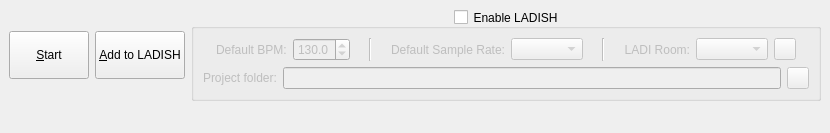
<?xml version="1.0" encoding="UTF-8"?>
<ui version="4.0">
 <class>ClaudiaLauncherApp</class>
 <widget class="QMainWindow" name="ClaudiaLauncherApp">
  <property name="geometry">
   <rect>
    <x>0</x>
    <y>0</y>
    <width>830</width>
    <height>133</height>
   </rect>
  </property>
  <property name="windowTitle">
   <string>Claudia Launcher</string>
  </property>
  <widget class="QWidget" name="centralwidget">
   <layout class="QVBoxLayout" name="verticalLayout_12">
    <item>
     <layout class="QHBoxLayout" name="horizontalLayout_3">
      <item>
       <widget class="QPushButton" name="b_start">
        <property name="minimumSize">
         <size>
          <width>0</width>
          <height>48</height>
         </size>
        </property>
        <property name="text">
         <string>&amp;Start</string>
        </property>
        <property name="icon">
         <iconset resource="../../resources/resources.qrc">
          <normaloff>:/16x16/arrow-right.png</normaloff>:/16x16/arrow-right.png</iconset>
        </property>
       </widget>
      </item>
      <item>
       <widget class="QPushButton" name="b_add">
        <property name="minimumSize">
         <size>
          <width>0</width>
          <height>48</height>
         </size>
        </property>
        <property name="text">
         <string>&amp;Add to LADISH</string>
        </property>
        <property name="icon">
         <iconset resource="../../resources/resources.qrc">
          <normaloff>:/16x16/list-add.png</normaloff>:/16x16/list-add.png</iconset>
        </property>
       </widget>
      </item>
      <item>
       <widget class="QGroupBox" name="groupLADISH">
        <property name="title">
         <string>Enable LADISH</string>
        </property>
        <property name="alignment">
         <set>Qt::AlignCenter</set>
        </property>
        <property name="checkable">
         <bool>true</bool>
        </property>
        <property name="checked">
         <bool>false</bool>
        </property>
        <layout class="QVBoxLayout" name="verticalLayout_24">
         <item>
          <layout class="QHBoxLayout" name="horizontalLayout">
           <item>
            <spacer name="horizontalSpacer_2">
             <property name="orientation">
              <enum>Qt::Horizontal</enum>
             </property>
             <property name="sizeHint" stdset="0">
              <size>
               <width>40</width>
               <height>20</height>
              </size>
             </property>
            </spacer>
           </item>
           <item>
            <widget class="QLabel" name="label">
             <property name="text">
              <string>Default BPM:</string>
             </property>
            </widget>
           </item>
           <item>
            <widget class="QDoubleSpinBox" name="sb_bpm">
             <property name="decimals">
              <number>1</number>
             </property>
             <property name="maximum">
              <double>999.000000000000000</double>
             </property>
             <property name="value">
              <double>130.000000000000000</double>
             </property>
            </widget>
           </item>
           <item>
            <spacer name="horizontalSpacer_3">
             <property name="orientation">
              <enum>Qt::Horizontal</enum>
             </property>
             <property name="sizeHint" stdset="0">
              <size>
               <width>40</width>
               <height>20</height>
              </size>
             </property>
            </spacer>
           </item>
           <item>
            <widget class="Line" name="line_3">
             <property name="orientation">
              <enum>Qt::Vertical</enum>
             </property>
            </widget>
           </item>
           <item>
            <spacer name="horizontalSpacer_4">
             <property name="orientation">
              <enum>Qt::Horizontal</enum>
             </property>
             <property name="sizeHint" stdset="0">
              <size>
               <width>40</width>
               <height>20</height>
              </size>
             </property>
            </spacer>
           </item>
           <item>
            <widget class="QLabel" name="label_25">
             <property name="text">
              <string>Default Sample Rate:</string>
             </property>
             <property name="alignment">
              <set>Qt::AlignRight|Qt::AlignTrailing|Qt::AlignVCenter</set>
             </property>
            </widget>
           </item>
           <item>
            <widget class="QComboBox" name="co_sample_rate"/>
           </item>
           <item>
            <spacer name="horizontalSpacer">
             <property name="orientation">
              <enum>Qt::Horizontal</enum>
             </property>
             <property name="sizeHint" stdset="0">
              <size>
               <width>40</width>
               <height>20</height>
              </size>
             </property>
            </spacer>
           </item>
           <item>
            <widget class="Line" name="line_12">
             <property name="orientation">
              <enum>Qt::Vertical</enum>
             </property>
            </widget>
           </item>
           <item>
            <spacer name="horizontalSpacer_5">
             <property name="orientation">
              <enum>Qt::Horizontal</enum>
             </property>
             <property name="sizeHint" stdset="0">
              <size>
               <width>40</width>
               <height>20</height>
              </size>
             </property>
            </spacer>
           </item>
           <item>
            <widget class="QLabel" name="label_4">
             <property name="text">
              <string>LADI Room:</string>
             </property>
             <property name="alignment">
              <set>Qt::AlignRight|Qt::AlignTrailing|Qt::AlignVCenter</set>
             </property>
            </widget>
           </item>
           <item>
            <widget class="QComboBox" name="co_ladi_room"/>
           </item>
           <item>
            <widget class="QPushButton" name="b_refresh">
             <property name="maximumSize">
              <size>
               <width>22</width>
               <height>16777215</height>
              </size>
             </property>
             <property name="text">
              <string/>
             </property>
            </widget>
           </item>
           <item>
            <spacer name="horizontalSpacer_6">
             <property name="orientation">
              <enum>Qt::Horizontal</enum>
             </property>
             <property name="sizeHint" stdset="0">
              <size>
               <width>40</width>
               <height>20</height>
              </size>
             </property>
            </spacer>
           </item>
          </layout>
         </item>
         <item>
          <layout class="QHBoxLayout" name="horizontalLayout_2">
           <item>
            <widget class="QLabel" name="label_10">
             <property name="text">
              <string>Project folder:</string>
             </property>
            </widget>
           </item>
           <item>
            <widget class="QLineEdit" name="le_url"/>
           </item>
           <item>
            <widget class="QPushButton" name="b_open">
             <property name="maximumSize">
              <size>
               <width>22</width>
               <height>16777215</height>
              </size>
             </property>
             <property name="text">
              <string/>
             </property>
            </widget>
           </item>
          </layout>
         </item>
        </layout>
       </widget>
      </item>
     </layout>
    </item>
    <item>
     <widget class="ClaudiaLauncher" name="launcher" native="true"/>
    </item>
   </layout>
  </widget>
  <action name="action_Close">
   <property name="text">
    <string>&amp;Close</string>
   </property>
  </action>
  <action name="action_About">
   <property name="text">
    <string>&amp;About</string>
   </property>
  </action>
 </widget>
 <customwidgets>
  <customwidget>
   <class>ClaudiaLauncher</class>
   <extends>QWidget</extends>
   <header>claudia_launcher.h</header>
   <container>1</container>
  </customwidget>
 </customwidgets>
 <resources>
  <include location="../../resources/resources.qrc"/>
 </resources>
 <connections/>
</ui>
